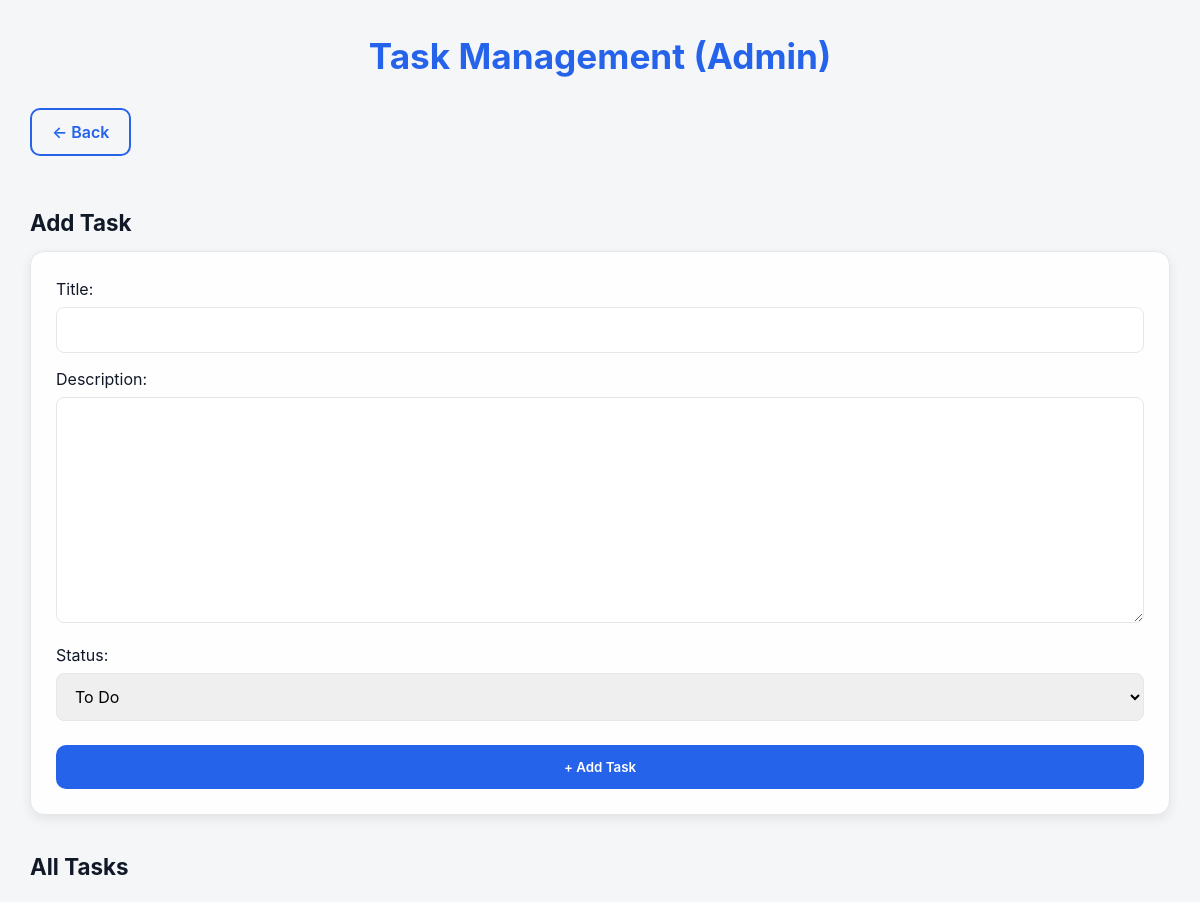
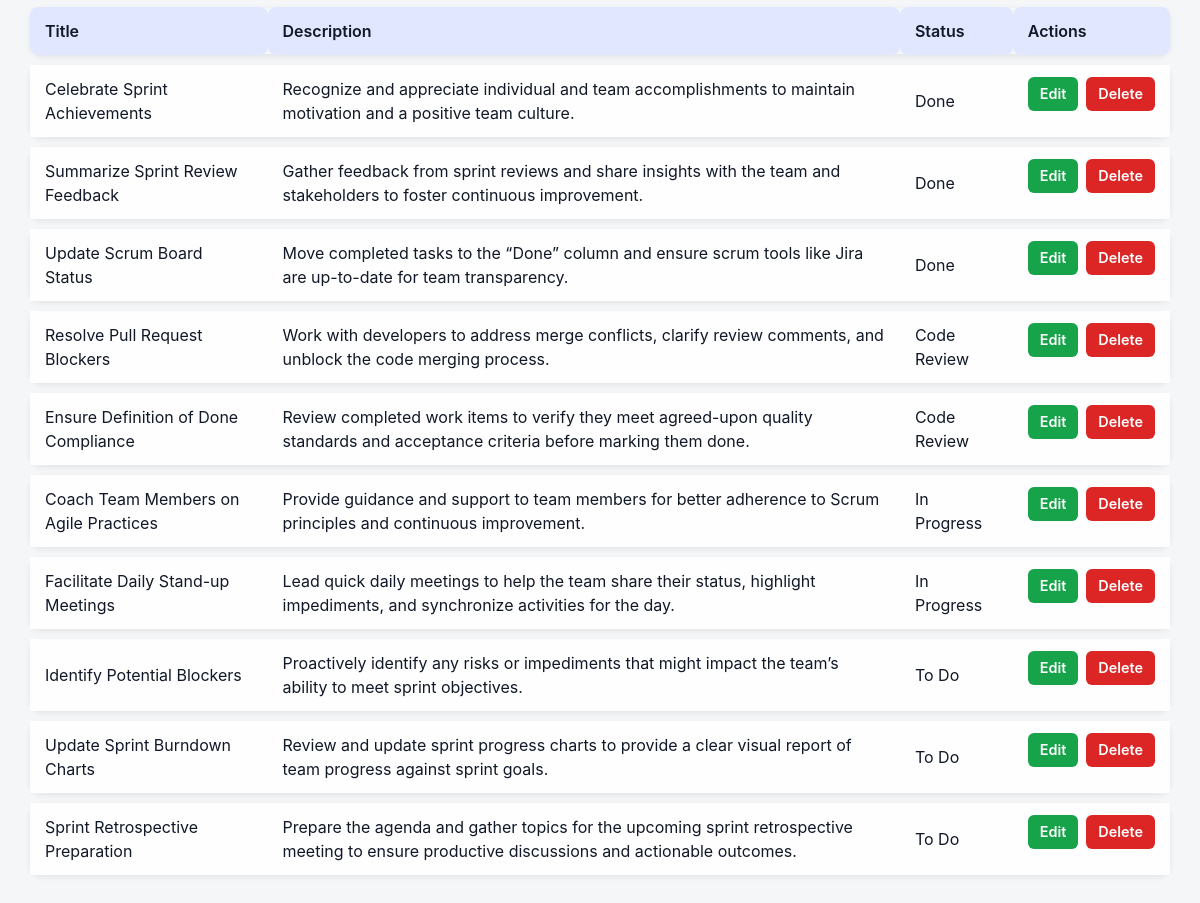
/tasks/, run on the app's committed database (2 pictures, top to bottom).
### Task_app/models.py (models this page shows, shortened)
class Task(models.Model):
    STATUS_CHOICES = [
        ("todo", "To Do"),
        ("in_progress", "In Progress"),
        ("code_review", "Code Review"),
        ("done", "Done"),
    ]
    title = models.CharField(max_length=200)
    description = models.TextField(blank=True, null=True)
    status = models.CharField(max_length=20, choices=STATUS_CHOICES, default="todo")
    created_at = models.DateTimeField(auto_now_add=True)

### Task_app/views.py (the view)
# urls.py: path("tasks/", views.task_admin, name="task_admin"),  # Admin task manager
def task_admin(request):
    tasks = Task.objects.all().order_by("-created_at")
    if request.method == "POST":
        form = TaskForm(request.POST)
        if form.is_valid():
            form.save()
            return redirect("task_admin")
    else:
        form = TaskForm()
    return render(request, "Task_app/task_admin.html", {"form": form, "tasks": tasks})

### Task_app/forms.py
class TaskForm(forms.ModelForm):
    class Meta:
        model = Task
        fields = ["title", "description", "status"]

### templates/Task_app/task_admin.html (shortened to what this page needs)
<!DOCTYPE html>
<html lang="en">
<head>
</head>
<body>
  <h1>Task Management (Admin)</h1>
  <a href="{% url 'board' %}" class="back-button">← Back</a>
  <h2>Add Task</h2>
  <form method="post" class="fade-in">
    {{ form.as_p }}
    <button type="submit">+ Add Task</button>
  </form>
  <h2>All Tasks</h2>
  <table class="fade-in">
    <tr>
      <th>Title</th>
      <th>Description</th>
      <th>Status</th>
      <th>Actions</th>
    </tr>
    {% for task in tasks %}
      <tr>
        <td>{{ task.title }}</td>
        <td>{{ task.description }}</td>
        <td>{{ task.get_status_display }}</td>
        <td class="actions">
          <a href="{% url 'edit_task' task.pk %}">Edit</a>
          <a href="{% url 'delete_task' task.pk %}" class="delete-link">Delete</a>
        </td>
      </tr>
    {% empty %}
      <tr class="empty-row"><td colspan="4">No tasks</td></tr>
    {% endfor %}
  </table>
</body>
</html>

### templates/Task_app/task_admin.html (style rules this page uses)
:root { --primary: #2563eb; --primary-hover: #1e40af; --success: #16a34a; --danger: #dc2626; --danger-hover: #b91c1c; --bg: #f4f6f8; --card-bg: #fefefe; --border: #e5e7eb; --text-dark: #111827; --text-muted: #6b7280; --shadow: rgba(0, 0, 0, 0.08); }
* { margin: 0; padding: 0; box-sizing: border-box; font-family: "Inter", "Segoe UI", sans-serif; }
body { background: var(--bg); color: var(--text-dark); padding: 30px; line-height: 1.5; }
h1 { text-align: center; margin-bottom: 25px; font-size: 2.2rem; color: var(--primary); }
h2 { margin: 25px 0 12px; font-size: 1.4rem; color: var(--text-dark); }
.back-button { display: inline-block; margin-bottom: 25px; padding: 10px 20px; color: var(--primary); text-decoration: none; border: 2px solid var(--primary); border-radius: 10px; font-weight: 600; transition: all 0.2s ease-in-out; }
form { background: var(--card-bg); padding: 25px; border-radius: 14px; border: 1px solid var(--border); box-shadow: 0 4px 12px var(--shadow); margin-bottom: 35px; transition: transform 0.2s; }
form p { margin-bottom: 14px; }
form input, form textarea, form select { width: 100%; padding: 12px 14px; border: 1px solid var(--border); border-radius: 8px; margin-top: 6px; font-size: 1rem; transition: border 0.2s, box-shadow 0.2s; }
form button { background: var(--primary); color: #fff; border: none; padding: 14px; border-radius: 10px; cursor: pointer; font-weight: 600; transition: 0.3s; width: 100%; margin-top: 10px; }
table { width: 100%; border-collapse: separate; border-spacing: 0 10px; margin-top: 15px; }
table th, table td { padding: 12px 15px; text-align: left; }
table th { background: #e0e7ff; font-weight: 600; color: var(--text-dark); border-radius: 8px; }
table tr { background: var(--card-bg); border-radius: 12px; box-shadow: 0 2px 6px var(--shadow); transition: transform 0.2s, box-shadow 0.2s, background 0.3s; }
.actions { display: flex; gap: 8px; }
.actions a { text-decoration: none; font-size: 0.9rem; font-weight: 600; padding: 6px 12px; border-radius: 6px; transition: 0.2s; text-align: center; flex: 1; }
.actions a:first-child { background: var(--success); color: #fff; }
.actions a:last-child { background: var(--danger); color: #fff; }
.fade-in { animation: fadeIn 0.5s ease-in; }

### data on the page
Task: title "Celebrate Sprint Achievements", description "Recognize and appreciate individual and team accomplishments to maintain motivation and a positive team culture.", status "Done"
Task: title "Summarize Sprint Review Feedback", description "Gather feedback from sprint reviews and share insights with the team and stakeholders to foster continuous improvement.", status "Done"
Task: title "Update Scrum Board Status", description "Move completed tasks to the “Done” column and ensure scrum tools like Jira are up-to-date for team transparency.", status "Done"
Task: title "Resolve Pull Request Blockers", description "Work with developers to address merge conflicts, clarify review comments, and unblock the code merging process.", status "Code Review"
Task: title "Ensure Definition of Done Compliance", description "Review completed work items to verify they meet agreed-upon quality standards and acceptance criteria before marking them done.", status "Code Review"
Task: title "Coach Team Members on Agile Practices", description "Provide guidance and support to team members for better adherence to Scrum principles and continuous improvement.", status "In Progress"
Task: title "Facilitate Daily Stand-up Meetings", description "Lead quick daily meetings to help the team share their status, highlight impediments, and synchronize activities for the day.", status "In Progress"
Task: title "Identify Potential Blockers", description "Proactively identify any risks or impediments that might impact the team’s ability to meet sprint objectives.", status "To Do"
Task: title "Update Sprint Burndown Charts", description "Review and update sprint progress charts to provide a clear visual report of team progress against sprint goals.", status "To Do"
Task: title "Sprint Retrospective Preparation", description "Prepare the agenda and gather topics for the upcoming sprint retrospective meeting to ensure productive discussions and actionable outcomes.", status "To Do"
